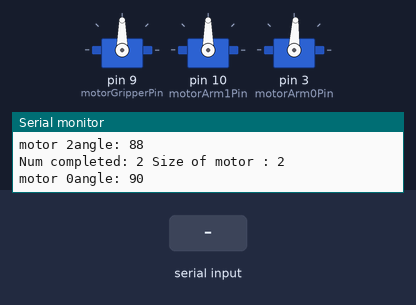
Recording of a sketch running on a simulated Arduino Uno, built with avr-gcc and run on an emulated ATmega328P. Shown: 3 × servo, the last lines printed to the serial monitor. The inputs (shaded band) are chosen by the test bench.

Above: at 1.49 s.
1.5 s: "Move" received over Serial
At 3.9 s:
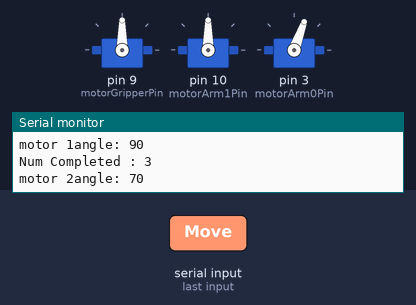
At 13.2 s:
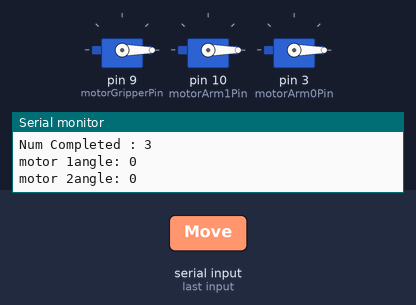
13.5 s: "Pause:1\n" received over Serial
16.0 s: "90:45\n" received over Serial
Timing chart, 0 to 19.0 s (numbered marks = the images above; inputs shaded):
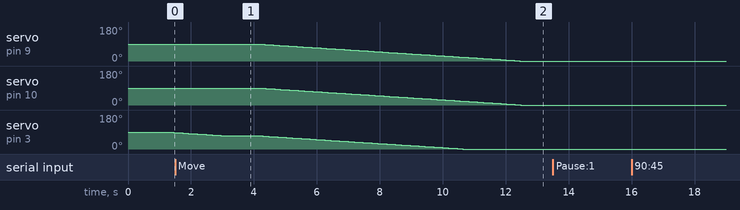

Measured:
- after the input at 1.5 s, servo on pin 9 (motorGripperPin), servo on pin 10 (motorArm1Pin): moves from 90° to 0° over 8.3 s, starting after 2.7 s

The sketch:

RoboticController.ino
```cpp
//ope
#include <Servo.h>

struct HardwarePinsInterfacing
{
  //Insert all pin definitions here]
  int ultraTriggerPin; // ultra sonic trigger
  int ultraEchoPin; // ultra sonic echo
  int zDepthSensorPin ; // Ir sensor pin no
  int baseMotorPin; // base motor pin
  int motorArm0Pin=3; // joint on base Pin
  int motorArm1Pin=10; // joint on arm Pin
  int motorGripperPin=9; // Gripper pin
  int holder = 3; // abituray for debugging
  bool gripperState = false;
};
struct Processes
{
  bool threadHalt =false; // process will be paused if true
  int readCommandTimeSlice = 1; // interval for readCommand thread
  int readCommandLastTime=0;//last instance (in millis()) for sensor read
  int writeMotorTimeSlice = 100; // interval for readCommand thread
  int writeMotorLastTime=0;//last instance (in millis()) for sensor read
};

struct ArmsVars
{
  double len; // length of each segment of the arm
  double mX=0.0,mY =0.0 ; //starting position of each segment of the arm
  double polR=0.0,polTiter=0.0; // polar coordinate of the arm orientation
  int pinNo;
  bool desiredState = true;
  Servo ArmServo;

};

void readCommand(void);
void ultraSonicReading(void);
void convertToPolarCoord(ArmsVars arm);
void initServoArms(ArmsVars arm);

HardwarePinsInterfacing hardware;
Processes processes;
ArmsVars motor [3];
int targetAngle[] = {90,90,70};  // motor angle target state

void setup()
{
  Serial.begin(9600);
  initSystem();
}

void loop()
{
  /// Concept below follows "multi threading" by using time slicing methods
  /// for more info : https://learn.adafruit.com/multi-tasking-the-arduino-part-1/using-millis-for-timing

  // scan cycle : readSensor -> ComputeAction ->WriteMotorAngle
  unsigned long currentTime = millis(); // updating clock cycle
  readCommand(); // reading input commands
  if(!processes.threadHalt) //used in program pause
  {
    if( (unsigned long)(currentTime-processes.writeMotorLastTime)>=processes.writeMotorTimeSlice)
    {
     //Write Motor thread
      moveAllMotors(motor,targetAngle);
      //printMotorState();
      processes.writeMotorLastTime = currentTime;
    }
  }
  else
  {
    // events for when program is in halt
  }

}
//=====================Initialise Codes =============================================
void initSystem()
{
  initAllMotors(motor);
  Serial.println("System:System Initialised");
}
void initAllMotors(ArmsVars motor[])
{
  /// Pins definations can be found in HardwarePinsInterfacing struct
  //pins : 9,10,11
  motor[0].pinNo=hardware.motorGripperPin;
  motor[1].pinNo=hardware.motorArm1Pin;
  motor[2].pinNo=hardware.motorArm0Pin;
  motor[3].pinNo=hardware.holder; // buffer space

  /*motor[0].ArmServo.attach(motor[0].pinNo);
  motor[1].ArmServo.attach(motor[1].pinNo);
  motor[2].ArmServo.attach(motor[2].pinNo);
  motor[3].ArmServo.attach(motor[3].pinNo); // buffer space*/

  for (int i =0 ; i<=sizeof(motor);i++)
  {
    //TODO: call void initServoArms(ArmsVars arm) here
    motor[i].ArmServo.attach(motor[i].pinNo);
    Serial.print("System: motor Attached at : motor : ");Serial.print(i);Serial.print(" Pin No : ");Serial.println(motor[i].pinNo);
  }

  //moveAllMotors(motor,targetAngle);
  printMotorState();
  Serial.println("System:Motor Initialised");
}
//=====================Communications Codes =============================================

void printMotorState()
{
  Serial.print("System: motor0 :  ");Serial.print(motor[0].ArmServo.read());Serial.print(" ");
  Serial.print("motor1 :  ");Serial.print(motor[1].ArmServo.read());Serial.print(" ");
  Serial.print("motor2 :  ");Serial.print(motor[2].ArmServo.read());Serial.print(" ");
  Serial.print("threadHalt State :  ");Serial.print(processes.threadHalt);Serial.println(" ");
}
void readCommand()
{
  String command = Serial.readString();
  command.trim();

  if(command != "")
  {
    String method,paramHolding,directionCommand,speedValue;
    int _speedValue;

    method = command.substring(0,command.indexOf(':')); // needed for checking for valid command
    paramHolding = command.substring(command.indexOf(':')+1,command.length()); // needed for checking for valid command

    char methodArray[method.length()+1];
    strcpy(methodArray,method.c_str());

    Serial.println(methodArray);
    if(strcmp(methodArray ,"Move" )==0)
    {
      for(int i =0 ; i <=sizeof(targetAngle);i++)
      {
        targetAngle[i]= paramHolding.substring(0 ,paramHolding.indexOf(':')).toInt();
        paramHolding.remove(0 ,paramHolding.indexOf(':')+1);
        //Serial.print(targetAngle[i]);
      }

    }
    else if(strcmp(methodArray ,"Pause" )==0)
    {
      if (processes.threadHalt == false)
      {
        processes.threadHalt = true;
      }
      else
      {
        processes.threadHalt = false;
      }
    }
  }
}


//=====================Hardware Interfacing / conversion Codes=======================
void ultraSonicReading(void)
{
  ///ultraSonic Reading scan cycle thread

  digitalWrite(hardware.ultraTriggerPin, LOW);
  delayMicroseconds(2); //! TODO replace this with another form of non blocking code

  /// Sets the trigPin on HIGH state for 10 micro seconds
  digitalWrite(hardware.ultraTriggerPin, HIGH);
  delayMicroseconds(10);//! TODO replace this with another form of non blocking code
  digitalWrite(hardware.ultraTriggerPin, LOW);

  /// Reads the echoPin, returns the sound wave travel time in microseconds
  int duration = pulseIn(hardware.ultraEchoPin, HIGH);

  /// Calculating the distance return is in cm
  // TODO: determine how to pass this to next thread/function
  int distance= duration*0.01745;

  //IGNORE BOTTOM (USED DURING DIAGNOSTICS )
  /*if(formatted)
  {
    //Serial.print("Motor angle : ");Serial.print(radarMotor.read());Serial.print(" distance to object : ");Serial.println(distance);
    //SerialBT.print("Motor angle : ");SerialBT.print(radarMotor.read());SerialBT.print(" distance to object : ");SerialBT.println(distance);
  }
  else
  {
    //Serial.print(radarMotor.read());Serial.print(" ");Serial.println(distance);
    //SerialBT.print(radarMotor.read());SerialBT.print(" ");SerialBT.println(distance);
  }*/
}
/*void moveAllMotors(ArmsVars motors[],int targetAngle[])
{
  for(int i = 0 ; i <=sizeof(motors);i++)
  {
    motors[i].ArmServo.write(targetAngle[i]);
    Serial.println(motors[i].ArmServo.read());
    delay(2);
  }
}*/
void moveAllMotors(ArmsVars motors[],int targetAngle[])
{
  int stepCount = 1;
  int numCompleted= 0;
  setAllParamFalse(motors);
  if (sizeof(motors) == sizeof(targetAngle))
  {
    // when angle and motor count are equal
    while(numCompleted <= sizeof(motors))
    {
     //readCommand();
     Serial.print("Num completed: ");Serial.print(numCompleted);Serial.print(" Size of motor : ");Serial.println(sizeof(motors));
     for(int i = 0 ; i<=sizeof(motors); i++ )
      {
        if(motor[i].ArmServo.read() < targetAngle[i])
        {
          motor[i].ArmServo.write(motor[i].ArmServo.read()+stepCount);
        }
        else if(motor[i].ArmServo.read() > targetAngle[i])
        {
          motor[i].ArmServo.write(motor[i].ArmServo.read()-stepCount);
        }
        else if (motor[i].desiredState == false &&  motor[i].ArmServo.read() == targetAngle[i]  )
        {
          motor[i].desiredState = true;
          numCompleted ++;
          Serial.print("Num Completed : ");Serial.println(numCompleted);
        }
        //Serial.print("motor ");Serial.print(i); Serial.print(" Current angle: ");Serial.print(motor[i].ArmServo.read());Serial.print(" target angle:");Serial.println(targetAngle[i]);
        //printMotorState();
        Serial.print("motor ");Serial.print(i); Serial.print("angle: ");Serial.println(motor[i].ArmServo.read());
      }

    }

  }

}
void setAllParamFalse(ArmsVars motor[] )
{
  for(int i =0 ; i <= sizeof(motor); i++)
  {
    motor[i].desiredState = false;
  }
}
void moveMotor(ArmsVars motor , int deg)
{
  int stepCount = 1;
  if (motor.ArmServo.read() < deg)
  {
    while(motor.ArmServo.read() != deg)
    {
      motor.ArmServo.write(motor.ArmServo.read()+stepCount);
      //Serial.println(motor.ArmServo.read());
    }
  }
  else
  {
    while(motor.ArmServo.read() != deg)
    {
      motor.ArmServo.write(motor.ArmServo.read()-stepCount);
      //Serial.println(motor.ArmServo.read());
    }
  }
}

void gripperChange()
{
  if(motor[0].ArmServo.read() != 110)
  {
   motor[0].ArmServo.write(110);
   hardware.gripperState = true;
  }
  else
  {
  motor[0].ArmServo.write(90);
  hardware.gripperState = false;
  }
}
```
